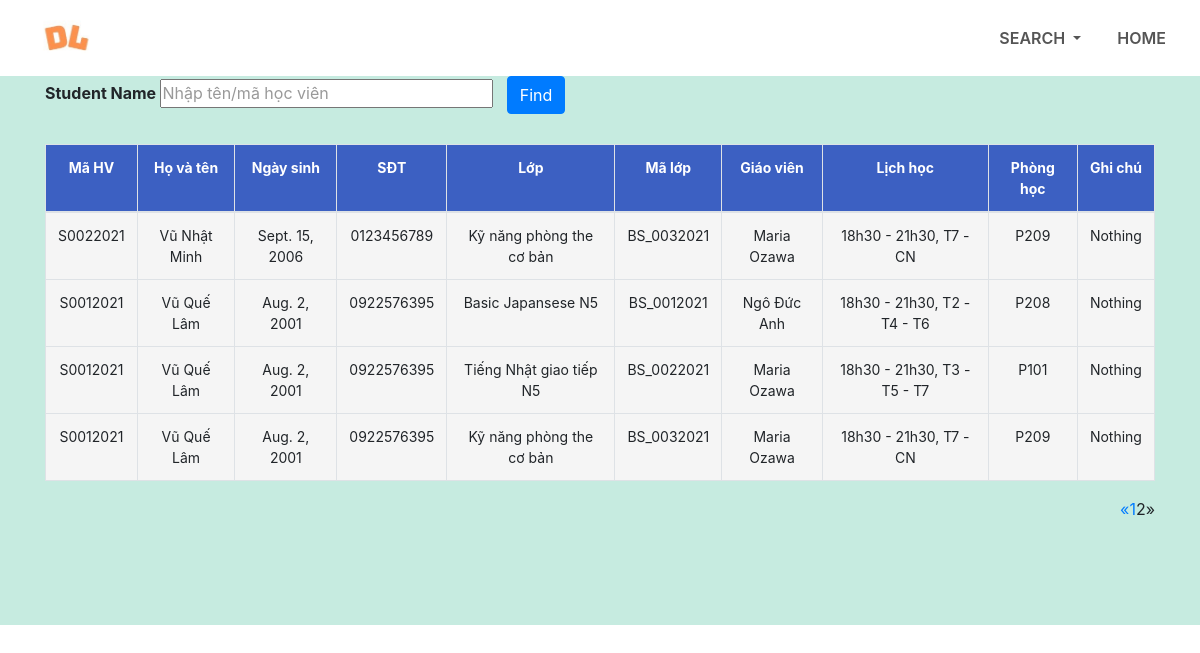
Screenshot of /search/search_student?page=2 with the database file from the repository.
### home/models.py (models this page shows, shortened)
class Students(models.Model):
    studentID = models.CharField(max_length=20)
    studentName = models.CharField(max_length=50)
    studentEmail = models.CharField(max_length=100, null=True)
    DOB = models.DateField(null=True, default=None)
    studentGender = models.CharField(max_length=6, null=True, default=None)
    phoneNumber = models.CharField(max_length=10, null=True, default=None)
    belongToCourse = models.ManyToManyField(CourseList)
    note = models.TextField(blank=True, null=True, default=None)

class CourseList(models.Model):
    courseID = models.CharField(max_length=20, primary_key=True)
    courseName = models.CharField(max_length=100, null=True, default=None)
    manageTeacher = models.ForeignKey(Teachers, null=True, on_delete=models.SET_NULL)
    studentNumber = models.IntegerField(default=0)
    level = models.CharField(max_length=10)
    tuitionFeesByVND = models.IntegerField()
    schedule = models.CharField(max_length=50)
    courseLengthByMonth = models.IntegerField(default=0)
    beginDate = models.DateTimeField(auto_now_add=True)
    note = models.CharField(max_length=200, null=True, blank=True, default=None)
    studyRoom = models.CharField(max_length=200, null=True)

class Teachers(models.Model):
    user = models.OneToOneField(User, on_delete=models.CASCADE)
    teacherID = models.CharField(max_length=10, primary_key=True, default=None)
    teacherName = models.CharField(max_length=200, null=True)
    teacherDOB = models.DateField(null=True, default=None)
    teacherGender = models.CharField(max_length=6, null=True)
    phoneNumber = models.CharField(max_length=200, null=True)
    teacherEmail = models.CharField(max_length=200, null=True)

### home/views.py (the view, shortened to what this page needs)
# urls.py: path('search/search_student', views.SearchStudent.as_view(), name='searchStudent'),
class SearchStudent(View):
    def get(self, request):
        all_students = Students.objects.all().order_by("-studentID")
        last_data = []  # Cái này là cái danh sách cuối
        if len(all_students) > 0:
            for student in all_students:
                courses = student.belongToCourse.all()
                for course in courses:
                    last_data.append({'student': student, 'course': course})
        data_paginator = Paginator(last_data, 6)
        page = request.GET.get('page', 1)
        try:
            page_data = data_paginator.page(page)
        except PageNotAnInteger:
            page_data = data_paginator.page(1)
        except EmptyPage:
            page_data = data_paginator.page(data_paginator.num_pages)
        return render(request, 'searchStudent.html', {'studentsData': page_data})

### home/templates/searchStudent.html (shortened to what this page needs)
{% load static %}
<!DOCTYPE html>
<html>
<head>
    <link rel="stylesheet" type = "text/css" href="{% static 'css/style.css' %}">
    <link rel="stylesheet" href="https://stackpath.bootstrapcdn.com/bootstrap/4.1.3/css/bootstrap.min.css">
    <link rel="stylesheet" href= "https://stackpath.bootstrapcdn.com/font-awesome/4.7.0/css/font-awesome.min.css">
</head>
<body>
<section id="nav-bar">
<nav class="navbar navbar-expand-lg navbar-light">
    <a class="navbar-brand" href="{% url 'home:home_page' %}"><img src="{% static 'images/logo.jpg' %}"></a>
    <div class="collapse navbar-collapse" id="navbarNav">
      <ul class="navbar-nav ml-auto">
        <li class="nav-item dropdown">
          <a class="nav-link dropdown-toggle" href="#" id="navbarDropdown" role="button" data-toggle="dropdown" aria-haspopup="true" aria-expanded="false">
            SEARCH
          </a>
        </li>
        <li class="nav-item">
          <a class="nav-link" href="{% url 'home:home_page' %}">HOME</a>
        </li>
      </ul>
    </div>
</nav>
</section>
<section id="search">
    <div class="container">
        <form action="" method="post">
            <div class="search-input">
                Student Name
                <input type="text" name="searchStudent" id="search2" class="searching" placeholder="Nhập tên/mã học viên">
                <button type="submit" name="find" class="btn btn-primary">Find</button>
            </div>
        </form>
        <table class="table table-bordered">
            <thread>
                <tr>
                    <th scope="col">Mã HV</th>
                    <th scope="col">Họ và tên</th>
                    <th scope="col">Ngày sinh</th>
                    <th scope="col">SĐT</th>
                    <th scope="col">Lớp</th>
                    <th scope="col">Mã lớp</th>
                    <th scope="col">Giáo viên</th>
                    <th scope="schedule">Lịch học</th>
                    <th scope="col">Phòng học</th>
                    <th scope="col">Ghi chú</th>
                </tr>
            </thread>
            <tbody>
                {% for row in studentsData %}
                    <tr>
                        <td> {{row.student.studentID}} </td>
                        <td> {{row.student.studentName}} </td>
                        <td> {{row.student.DOB}} </td>
                        <td> {{row.student.phoneNumber}} </td>
                        <td> {{row.course.courseName}} </td>
                        <td> {{row.course.courseID}} </td>
                        <td> {{row.course.manageTeacher.teacherName}} </td>
                        <td> {{row.course.schedule}} </td>
                        <td> {{row.course.studyRoom}} </td>
                        <td>
                            {% if row.student.note is None %}
                                {{"Nothing"}}
                            {% else %}
                                {{row.student.note}}
                            {% endif %}
                        </td>
                    </tr>
                {% endfor %}
            </tbody>
        </table>
        <nav aria-label="Page navigation example">
            <ul class="pagination pull-right">
                {% if studentsData.has_previous %}
                    <li><a href="?page={{ studentsData.previous_page_number }}">&laquo;</a></li>
                {% else %}
                    <li class="disabled"><span>&laquo;</span></li>
                {% endif %}
                {% for i in studentsData.paginator.page_range %}
                    {% if i > studentsData.number|add:"-3" %}
                        {% if i < studentsData.number|add:"3" %}
                            {% if studentsData.number == i %}
                                <li class="active"><span>{{ i }} <span class="sr-only">(current)</span></span></li>
                            {% else %}
                                <li><a href="?page={{ i }}">{{ i }}</a></li>
                            {% endif %}
                        {% endif %}
                    {% endif %}
                {% endfor %}
                {% if studentsData.has_next %}
                    <li><a href="?page={{ studentsData.next_page_number }}">&raquo;</a></li>
                {% else %}
                    <li class="disabled"><span>&raquo;</span></li>
                {% endif %}
            </ul>
        </nav>
    </div>
</section>
</body>
</html>

### home/static/css/style.css (style rules this page uses)
* { margin: 0; padding: 0; }
#nav-bar { position: sticky; top: 0; z-index: 10; }
.navbar-brand img { height: 50px; padding-left: 20px; }
.navbar-nav li { padding: 0 10px; }
.navbar-nav li a { float: right; text-align: left; }
.navbar { background: #fff; }
.nav-link { color: #555!important; font-weight: 600; font-size: 16px; }
::placeholder { color: #999; }
#search { height: 549px; background-color: rgb(198, 235, 224); }
.search-input { margin-bottom: 30px; font-weight: bold; }
.search-input input { width: 30%; }
.searching { padding: 0.5px; }
.search-input button { margin-left: 10px; }
#search table { border-collapse: collapse; width: 100%; text-align: center; }
.table td, .table th { padding: 12px 15px; border: 1.5px solid #ddd; text-align: center; font-size: 14px; }
.table th { background-color: rgb(60, 96, 194); color: white; }
.table tbody tr { background-color: #f5f5f5; }

### rows the page displays
Students: student.studentID "S0022021", student.studentName "Vũ Nhật Minh", student.DOB "Sept. 15, 2006", student.phoneNumber "0123456789", course.courseName "Kỹ năng phòng the cơ bản", course.courseID "BS_0032021", course.manageTeacher.teacherName "Maria Ozawa", course.schedule "18h30 - 21h30, T7 - CN", course.studyRoom "P209", value "Nothing"
Students: student.studentID "S0012021", student.studentName "Vũ Quế Lâm", student.DOB "Aug. 2, 2001", student.phoneNumber "0922576395", course.courseName "Basic Japansese N5", course.courseID "BS_0012021", course.manageTeacher.teacherName "Ngô Đức Anh", course.schedule "18h30 - 21h30, T2 - T4 - T6", course.studyRoom "P208", value "Nothing", course.courseName "Tiếng Nhật giao tiếp N5", course.courseID "BS_0022021", course.manageTeacher.teacherName "Maria Ozawa", course.schedule "18h30 - 21h30, T3 - T5 - T7", course.studyRoom "P101", course.courseName "Kỹ năng phòng the cơ bản", course.courseID "BS_0032021", course.schedule "18h30 - 21h30, T7 - CN", course.studyRoom "P209"

### other values shown
{{ i }} "1"
{{ i }} "2"
